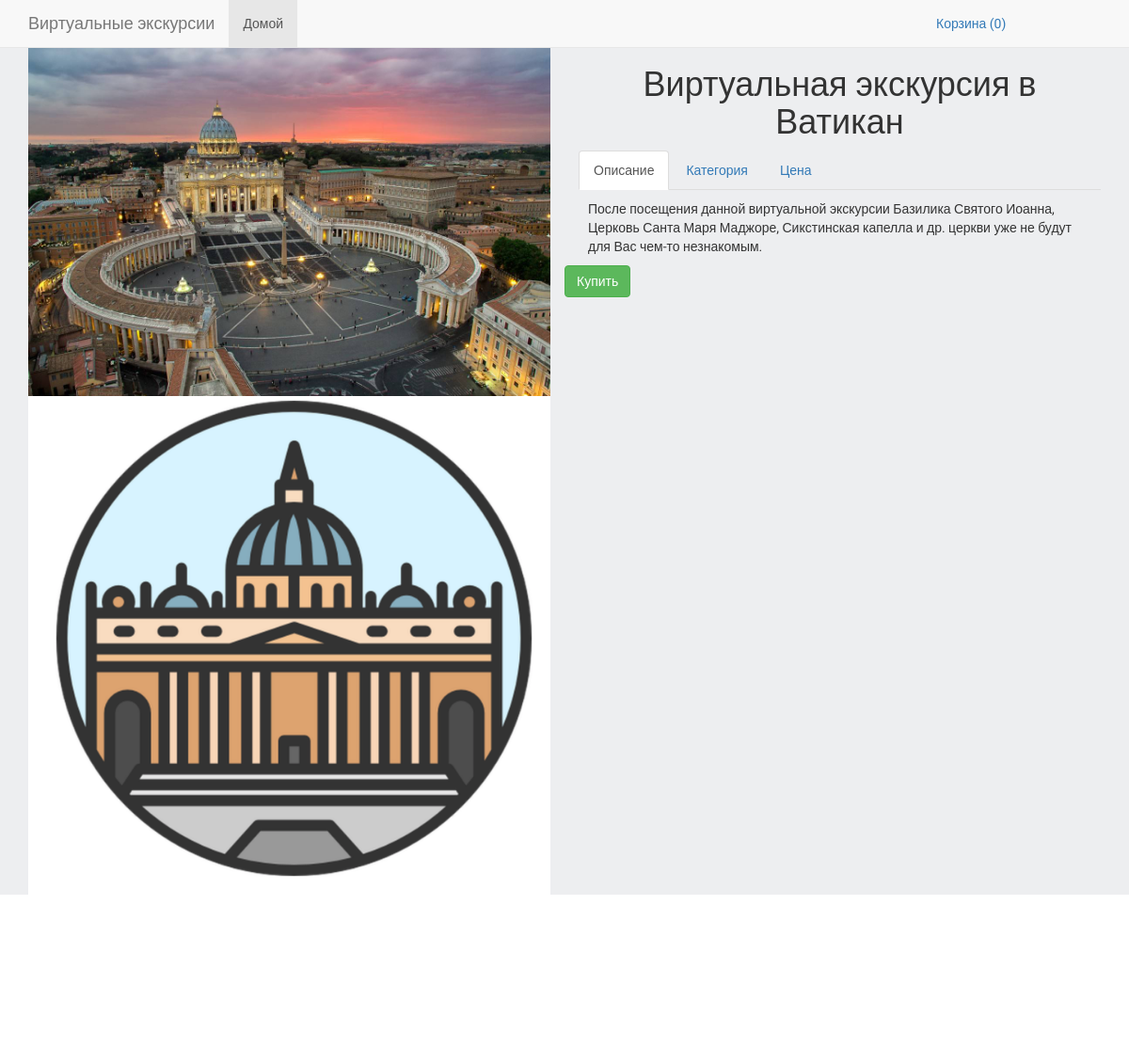
Page /excursion/5/ on the committed database.
### excursions/models.py (models this page shows, shortened)
class ExcursionImage(models.Model):
    excursion = models.ForeignKey(Excursion, blank=True, null=True, default=None, on_delete=models.CASCADE)
    image = models.ImageField(upload_to='excursion_images/')
    is_main = models.BooleanField(default=False)
    is_active = models.BooleanField(default=True)
    created = models.DateTimeField(auto_now_add=True, auto_now=False)
    updated = models.DateTimeField(auto_now_add=False, auto_now=True)
    class Meta:
        verbose_name = 'Фотография'
        verbose_name_plural = 'Фотографии'

class Excursion(models.Model):
    name = models.CharField(max_length=64, blank=True, null=True, default=None)
    price = models.DecimalField(max_digits=10, decimal_places=2, default=0)
    discount = models.IntegerField(default=0)
    category = models.ForeignKey(ExcursionCategory, blank=True, null=True, default=None, on_delete=models.CASCADE)
    description = models.TextField(blank=True, null=True, default=None)
    is_active = models.BooleanField(default=True)
    created = models.DateTimeField(auto_now_add=True, auto_now=False)
    updated = models.DateTimeField(auto_now_add=False, auto_now=True)
    class Meta:
        verbose_name = 'Экскурсия'
        verbose_name_plural = 'Экскурсии'

### excursions/views.py (the view)
# urls.py: url(r'^excursion/(?P<excursion_id>\w+)/$', views.excursion, name='excursion')
def excursion(request, excursion_id):
    excursion =  Excursion.objects.get(id=excursion_id)
    session_key = request.session.session_key
    if not session_key:
        request.session.cycle_key()
    print(request.session.session_key)
    return render(request, 'excursions/excursion.html', locals())

### excursions/models.py (called while the page is built)
    def __str__(self):
        return "%s" % self.name

### purchases/context_processors.py (called while the page is built)
def getting_basket_info(request):
    session_key = request.session.session_key
    if not session_key:
        request.session.cycle_key()
    print(request.session.session_key)
    excursions_total_nmb = ExcursionInBasket.objects.filter(session_key=session_key, is_active= True).count()
    return locals()

### templates/excursions/excursion.html (shortened to what this page needs)
{% extends 'base.html' %}
{% load static %}
{% block content %}
    <div class="container">
        <div class="row">
            <div class="col-lg-6">
                {% for image_item in excursion.excursionimage_set.all %}
                    <img src="{{ image_item.image.url }}" class="img-responsive">
                {% endfor %}
            </div>
            <div  class="col-lg-6">
                <h1 class="text-center">
                    {{ excursion.name }}
                </h1>
                      <ul class="nav nav-tabs" role="tablist">
                        <li role="presentation" class="active">
                            <a href="#description" aria-controls="home" role="tab" data-toggle="tab">
                                Описание
                            </a>
                        </li>
                        <li role="presentation">
                            <a href="#category" aria-controls="profile" role="tab" data-toggle="tab">
                                Категория
                            </a>
                        </li>
                        <li role="presentation"><a href="#price" aria-controls="messages" role="tab" data-toggle="tab">Цена</a></li>
                      </ul>
                      <div class="tab-content product-description-tabs">
                        <div role="tabpanel" class="tab-pane active" id="description">
                            {{ excursion.description }}
                        </div>
                      </div>
            </div>
                <form id="form_buying_excursion" class="form-inline" action="{% url 'basket_adding' %}"> {% csrf_token %}
                    <div class="item_btn">
                        <button class="btn btn-success btn-by" id="submit_btn"
                        data-excursion-id="{{ excursion.id }}"
                        data-price="{{ excursion.price }}"
                        data-name="{{ excursion.name }}">
                            Купить
                        </button>
                    </div>
                </form>
        </div>
    </div>
{% endblock content %}

### static/style.css (style rules this page uses)
html, body,title { height: 100%; max-height: 100%; font-family: Roboto, sans-serif; background-color: #edeef0; }
.product-description-tabs { padding: 10px; }

### rows in the picture
ExcursionImage: image (picture)
ExcursionImage: image (picture)
Excursion: name "Виртуальная экскурсия в Ватикан", description "После посещения данной виртуальной экскурсии Базилика Святого Иоанна, Церковь Санта Маря Маджоре, Сикстинская капелла и др. церкви уже не будут для Вас чем-то незнакомым."
